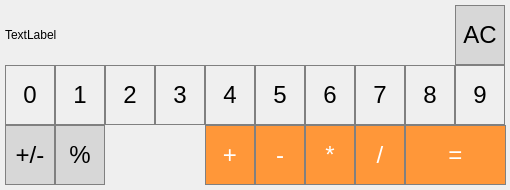
<?xml version="1.0" encoding="UTF-8"?>
<ui version="4.0">
 <class>Form</class>
 <widget class="QWidget" name="Form">
  <property name="geometry">
   <rect>
    <x>0</x>
    <y>0</y>
    <width>510</width>
    <height>190</height>
   </rect>
  </property>
  <property name="windowTitle">
   <string>Form</string>
  </property>
  <widget class="QPushButton" name="pushButton_0">
   <property name="geometry">
    <rect>
     <x>5</x>
     <y>65</y>
     <width>50</width>
     <height>60</height>
    </rect>
   </property>
   <property name="styleSheet">
    <string notr="true">QPushButton {
   border: 1px solid gray;
  font-size: 24px;
}
QPushButton:pressed {
    background-color: qlineargradient(x1: 0, y1: 0, x2: 0, y2: 1,
                                      stop: 0 #dadbde, stop: 1 #f6f7fa);
  font-size: 18px;
}</string>
   </property>
   <property name="text">
    <string>0</string>
   </property>
  </widget>
  <widget class="QLabel" name="result_view">
   <property name="geometry">
    <rect>
     <x>5</x>
     <y>5</y>
     <width>450</width>
     <height>60</height>
    </rect>
   </property>
   <property name="styleSheet">
    <string notr="true">QLabel {
  qproperty-alignment: 'AlignVCenter | AlignRight';
  border: 1px solid gray;
  font-size: 24px;
}

background-color : white;</string>
   </property>
   <property name="text">
    <string>TextLabel</string>
   </property>
  </widget>
  <widget class="QPushButton" name="pushButton_1">
   <property name="geometry">
    <rect>
     <x>55</x>
     <y>65</y>
     <width>50</width>
     <height>60</height>
    </rect>
   </property>
   <property name="styleSheet">
    <string notr="true">QPushButton {
   border: 1px solid gray;
  font-size: 24px;
}
QPushButton:pressed {
    background-color: qlineargradient(x1: 0, y1: 0, x2: 0, y2: 1,
                                      stop: 0 #dadbde, stop: 1 #f6f7fa);
  font-size: 18px;
}</string>
   </property>
   <property name="text">
    <string>1</string>
   </property>
  </widget>
  <widget class="QPushButton" name="pushButton_2">
   <property name="geometry">
    <rect>
     <x>105</x>
     <y>65</y>
     <width>50</width>
     <height>60</height>
    </rect>
   </property>
   <property name="styleSheet">
    <string notr="true">QPushButton {
   border: 1px solid gray;
  font-size: 24px;
}
QPushButton:pressed {
    background-color: qlineargradient(x1: 0, y1: 0, x2: 0, y2: 1,
                                      stop: 0 #dadbde, stop: 1 #f6f7fa);
  font-size: 18px;
}</string>
   </property>
   <property name="text">
    <string>2</string>
   </property>
  </widget>
  <widget class="QPushButton" name="pushButton_3">
   <property name="geometry">
    <rect>
     <x>155</x>
     <y>65</y>
     <width>50</width>
     <height>60</height>
    </rect>
   </property>
   <property name="styleSheet">
    <string notr="true">QPushButton {
   border: 1px solid gray;
  font-size: 24px;
}
QPushButton:pressed {
    background-color: qlineargradient(x1: 0, y1: 0, x2: 0, y2: 1,
                                      stop: 0 #dadbde, stop: 1 #f6f7fa);
  font-size: 18px;
}</string>
   </property>
   <property name="text">
    <string>3</string>
   </property>
  </widget>
  <widget class="QPushButton" name="pushButton_4">
   <property name="geometry">
    <rect>
     <x>205</x>
     <y>65</y>
     <width>50</width>
     <height>60</height>
    </rect>
   </property>
   <property name="styleSheet">
    <string notr="true">QPushButton {
   border: 1px solid gray;
  font-size: 24px;
}
QPushButton:pressed {
    background-color: qlineargradient(x1: 0, y1: 0, x2: 0, y2: 1,
                                      stop: 0 #dadbde, stop: 1 #f6f7fa);
  font-size: 18px;
}</string>
   </property>
   <property name="text">
    <string>4</string>
   </property>
  </widget>
  <widget class="QPushButton" name="pushButton_5">
   <property name="geometry">
    <rect>
     <x>255</x>
     <y>65</y>
     <width>50</width>
     <height>60</height>
    </rect>
   </property>
   <property name="styleSheet">
    <string notr="true">QPushButton {
   border: 1px solid gray;
  font-size: 24px;
}
QPushButton:pressed {
    background-color: qlineargradient(x1: 0, y1: 0, x2: 0, y2: 1,
                                      stop: 0 #dadbde, stop: 1 #f6f7fa);
  font-size: 18px;
}</string>
   </property>
   <property name="text">
    <string>5</string>
   </property>
  </widget>
  <widget class="QPushButton" name="pushButton_6">
   <property name="geometry">
    <rect>
     <x>305</x>
     <y>65</y>
     <width>50</width>
     <height>60</height>
    </rect>
   </property>
   <property name="styleSheet">
    <string notr="true">QPushButton {
   border: 1px solid gray;
  font-size: 24px;
}
QPushButton:pressed {
    background-color: qlineargradient(x1: 0, y1: 0, x2: 0, y2: 1,
                                      stop: 0 #dadbde, stop: 1 #f6f7fa);
  font-size: 18px;
}</string>
   </property>
   <property name="text">
    <string>6</string>
   </property>
  </widget>
  <widget class="QPushButton" name="pushButton_7">
   <property name="geometry">
    <rect>
     <x>355</x>
     <y>65</y>
     <width>50</width>
     <height>60</height>
    </rect>
   </property>
   <property name="styleSheet">
    <string notr="true">QPushButton {
   border: 1px solid gray;
  font-size: 24px;
}
QPushButton:pressed {
    background-color: qlineargradient(x1: 0, y1: 0, x2: 0, y2: 1,
                                      stop: 0 #dadbde, stop: 1 #f6f7fa);
  font-size: 18px;
}</string>
   </property>
   <property name="text">
    <string>7</string>
   </property>
  </widget>
  <widget class="QPushButton" name="pushButton_9">
   <property name="geometry">
    <rect>
     <x>455</x>
     <y>65</y>
     <width>50</width>
     <height>60</height>
    </rect>
   </property>
   <property name="styleSheet">
    <string notr="true">QPushButton {
   border: 1px solid gray;
  font-size: 24px;
}
QPushButton:pressed {
    background-color: qlineargradient(x1: 0, y1: 0, x2: 0, y2: 1,
                                      stop: 0 #dadbde, stop: 1 #f6f7fa);
  font-size: 18px;
}</string>
   </property>
   <property name="text">
    <string>9</string>
   </property>
  </widget>
  <widget class="QPushButton" name="pushButton_8">
   <property name="geometry">
    <rect>
     <x>405</x>
     <y>65</y>
     <width>50</width>
     <height>60</height>
    </rect>
   </property>
   <property name="styleSheet">
    <string notr="true">QPushButton {
   border: 1px solid gray;
  font-size: 24px;
}
QPushButton:pressed {
    background-color: qlineargradient(x1: 0, y1: 0, x2: 0, y2: 1,
                                      stop: 0 #dadbde, stop: 1 #f6f7fa);
  font-size: 18px;
}</string>
   </property>
   <property name="text">
    <string>8</string>
   </property>
  </widget>
  <widget class="QPushButton" name="pushButton_AC">
   <property name="geometry">
    <rect>
     <x>455</x>
     <y>5</y>
     <width>50</width>
     <height>60</height>
    </rect>
   </property>
   <property name="styleSheet">
    <string notr="true">QPushButton {
  background-color: rgb(215, 215, 215);
  border: 1px solid gray;
  font-size: 24px;
}
QPushButton:pressed {
    background-color: qlineargradient(x1: 0, y1: 0, x2: 0, y2: 1,
                                      stop: 0 #BEBEBE, stop: 1 #D7D7D7);
  font-size: 18px;
}</string>
   </property>
   <property name="text">
    <string>AC</string>
   </property>
  </widget>
  <widget class="QPushButton" name="pushButton_answer">
   <property name="geometry">
    <rect>
     <x>405</x>
     <y>125</y>
     <width>101</width>
     <height>60</height>
    </rect>
   </property>
   <property name="styleSheet">
    <string notr="true">QPushButton {
  background-color: rgb(255, 151, 57);
  color: white; 
  border: 1px solid gray;
  font-size: 24px;
}

QPushButton:pressed {
    background-color: qlineargradient(x1: 0, y1: 0, x2: 0, y2: 1,
                                      stop: 0 #FF7832, stop: 1 #FF9739);
  font-size: 18px;
}</string>
   </property>
   <property name="text">
    <string>=</string>
   </property>
  </widget>
  <widget class="QPushButton" name="pushButton_minus">
   <property name="geometry">
    <rect>
     <x>255</x>
     <y>125</y>
     <width>50</width>
     <height>60</height>
    </rect>
   </property>
   <property name="styleSheet">
    <string notr="true">QPushButton {
  background-color: rgb(255, 151, 57);
  color: white; 
  border: 1px solid gray;
  font-size: 24px;
}

QPushButton:pressed {
    background-color: qlineargradient(x1: 0, y1: 0, x2: 0, y2: 1,
                                      stop: 0 #FF7832, stop: 1 #FF9739);
  font-size: 18px;
}</string>
   </property>
   <property name="text">
    <string>-</string>
   </property>
  </widget>
  <widget class="QPushButton" name="pushButton_demiter">
   <property name="geometry">
    <rect>
     <x>355</x>
     <y>125</y>
     <width>50</width>
     <height>60</height>
    </rect>
   </property>
   <property name="styleSheet">
    <string notr="true">QPushButton {
  background-color: rgb(255, 151, 57);
  color: white; 
  border: 1px solid gray;
  font-size: 24px;
}

QPushButton:pressed {
    background-color: qlineargradient(x1: 0, y1: 0, x2: 0, y2: 1,
                                      stop: 0 #FF7832, stop: 1 #FF9739);
  font-size: 18px;
}</string>
   </property>
   <property name="text">
    <string>/</string>
   </property>
  </widget>
  <widget class="QPushButton" name="pushButton_plus">
   <property name="geometry">
    <rect>
     <x>205</x>
     <y>125</y>
     <width>50</width>
     <height>60</height>
    </rect>
   </property>
   <property name="styleSheet">
    <string notr="true">QPushButton {
  background-color: rgb(255, 151, 57);
  color: white; 
  border: 1px solid gray;
  font-size: 24px;
}

QPushButton:pressed {
    background-color: qlineargradient(x1: 0, y1: 0, x2: 0, y2: 1,
                                      stop: 0 #FF7832, stop: 1 #FF9739);
  font-size: 18px;
}</string>
   </property>
   <property name="text">
    <string>+</string>
   </property>
  </widget>
  <widget class="QPushButton" name="pushButton_times">
   <property name="geometry">
    <rect>
     <x>305</x>
     <y>125</y>
     <width>50</width>
     <height>60</height>
    </rect>
   </property>
   <property name="styleSheet">
    <string notr="true">QPushButton {
  background-color: rgb(255, 151, 57);
  color: white; 
  border: 1px solid gray;
  font-size: 24px;
}

QPushButton:pressed {
    background-color: qlineargradient(x1: 0, y1: 0, x2: 0, y2: 1,
                                      stop: 0 #FF7832, stop: 1 #FF9739);
  font-size: 18px;
}</string>
   </property>
   <property name="text">
    <string>*</string>
   </property>
  </widget>
  <widget class="QPushButton" name="pushButton_plusminus">
   <property name="geometry">
    <rect>
     <x>5</x>
     <y>125</y>
     <width>50</width>
     <height>60</height>
    </rect>
   </property>
   <property name="styleSheet">
    <string notr="true">QPushButton {
  background-color: rgb(215, 215, 215);
  border: 1px solid gray;
  font-size: 24px;
}
QPushButton:pressed {
    background-color: qlineargradient(x1: 0, y1: 0, x2: 0, y2: 1,
                                      stop: 0 #BEBEBE, stop: 1 #D7D7D7);
  font-size: 18px;
}</string>
   </property>
   <property name="text">
    <string>+/-</string>
   </property>
  </widget>
  <widget class="QPushButton" name="pushButton_procent">
   <property name="geometry">
    <rect>
     <x>55</x>
     <y>125</y>
     <width>50</width>
     <height>60</height>
    </rect>
   </property>
   <property name="styleSheet">
    <string notr="true">QPushButton {
  background-color: rgb(215, 215, 215);
  border: 1px solid gray;
  font-size: 24px;
}
QPushButton:pressed {
    background-color: qlineargradient(x1: 0, y1: 0, x2: 0, y2: 1,
                                      stop: 0 #BEBEBE, stop: 1 #D7D7D7);
  font-size: 18px;
}</string>
   </property>
   <property name="text">
    <string>%</string>
   </property>
  </widget>
 </widget>
 <resources/>
 <connections/>
</ui>
